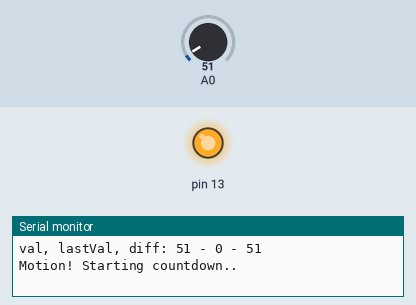
A sketch run on a simulated Arduino Uno, built with avr-gcc and run on an emulated ATmega328P. On the bench: output pins drawn as LEDs (lit = HIGH), the last lines printed to the serial monitor. Inputs (shaded band) come from the test bench; at power-on: A0 = 51.

Above: at 0.1 s.
At 10.1 s:
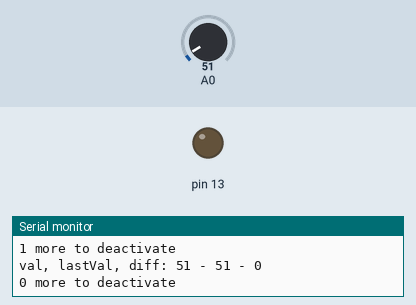
Timing chart, 0 to 11.6 s (numbered marks = the images above):
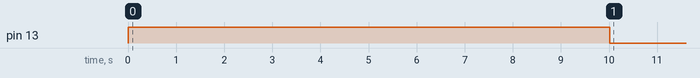

Measured:
- by itself, pin 13: LOW → HIGH at 0.00 s, → LOW 10.0 s later

The sketch:

pir_custom.ino
```cpp
/* Teensy Analog Input Motion detector using PIR SD203S and LM358
   After uploading this to your board, use Serial Monitor
   to view the message.  When Serial is selected from the
   Tools > USB Type menu, the correct serial port must be
   selected from the Tools > Serial Port AFTER Teensy is
   running this code.  Teensy only becomes a serial device
   while this code is running!  For non-Serial types,
   the Serial port is emulated, so no port needs to be
   selected.
   Roger Storvik 2012
   This code is in the public domain.
*/

#define onTime 10;       // Number of cycles to count down to switch off
const byte motionDelta = 30;  // Sensitivity
const int readDelay = 1000;
unsigned int val, lastVal, diff;
byte latch = 0;

// Start a new countdown if more motion or continue if not
void countDown(boolean motion) {
  if (motion) {
    latch = onTime;
    Serial.println("Motion! Starting countdown..");
  }
  else if (latch > 0) {
    latch--;
    Serial.print(latch);
    Serial.println(" more to deactivate");
  }

  if (latch <= 0) {
    digitalWrite(13, LOW);
  }
  else {
    digitalWrite(13, HIGH);
  }
}

void setup() {
  Serial.begin(38400);
  pinMode(13, OUTPUT);
  digitalWrite(13, LOW);
}

void loop() {
  lastVal = val;        // Store the previous value
  val = analogRead(0);  // Read analog value

  // We do not want negative results
  if (val > lastVal) {
    diff = val - lastVal;
  }
  else {
    diff = lastVal - val;
  }

  // Debug printout
  Serial.print("val, lastVal, diff: ");
  Serial.print(val);
  Serial.print(" - ");
  Serial.print(lastVal);
  Serial.print(" - ");
  Serial.println(diff);

  // Start a new countdown if more motion or timeout if not
  if (diff > motionDelta) {
    countDown(true);
  }
  else {
    countDown(false);
  }

  // Delay between actions
  delay(readDelay);
}
```
